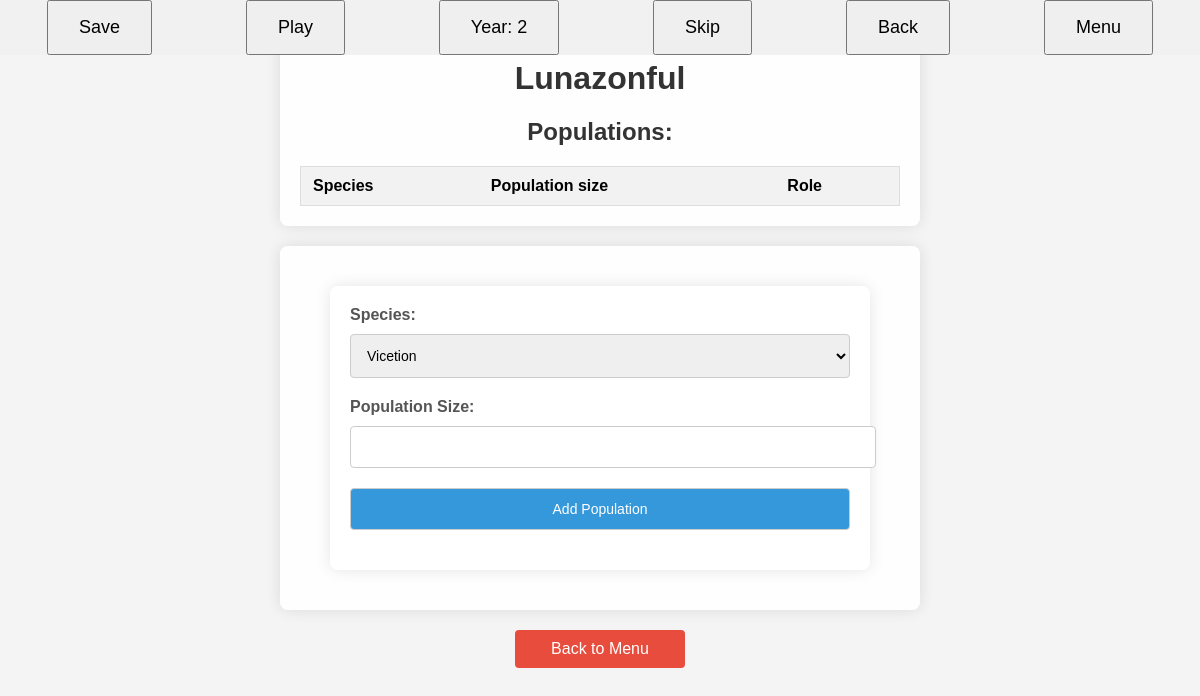
Before: /region/Lunazonful with the older database file.
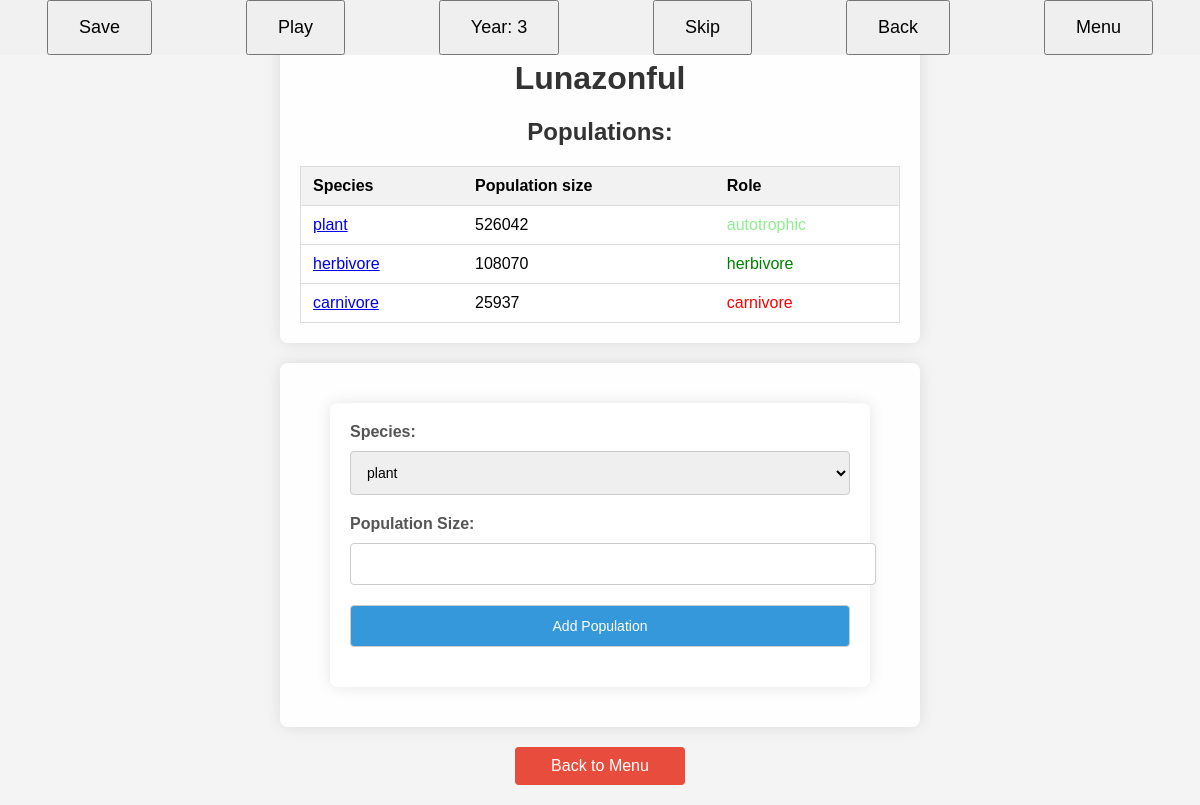
After: the same page with the newer database file.
### tables this page shows
CREATE TABLE populations (
                id INTEGER PRIMARY KEY AUTOINCREMENT,
                species TEXT NOT NULL,
                population_size INTEGER NOT NULL,
                region TEXT NOT NULL                
            );

### app.py (the view)
@app.route('/region/<region_name>', methods=['GET', 'POST'])
def show_region(region_name):
    region = planet.db_handler.execute_sql_query("SELECT name, climate FROM regions WHERE regions.name = ?", (region_name))
    populations = planet.db_handler.execute_sql_query("SELECT populations.species, populations.population_size, species.trophic_type, species.heterotroph_level, populations.id FROM populations JOIN species ON species.name == populations.species WHERE populations.region = ?", (region_name,))
    species_names = planet.db_handler.execute_sql_query("SELECT name FROM species")
    return render_template('region.html', region_name=region_name, populations=populations, species=species_names, status=planet.status.value, year=planet.year)

### database_handler.py (called while the page is built)
    def execute_sql_query(self, sql_query: str, params: Tuple[Any] = ()) -> List[Tuple[Any]]:
        conn = sqlite3.connect(self.db_name)
        cursor = conn.cursor()
        try:
            cursor.execute(sql_query, params)
            output = cursor.fetchall()
        except sqlite3.Error as e:
            print(f"Database error: {e}")
            output = None
        conn.close()
        return output

### templates/region.html (shortened to what this page needs)
<!DOCTYPE html>
<html lang="en">
<head>
</head>
<body>
    <div id="button-bar">
        <button class="bar-button" id="save-btn">Save</button>
        {% if status == "closed" %}
            <button class="bar-button" id="play-pause-btn" disabled>Play</button>
        {% elif status == "paused" %}
            <button class="bar-button" id="play-pause-btn">Play</button>
        {% else %}
            <button class="bar-button" id="play-pause-btn">Pause</button>
        {% endif %}
        <button class="bar-button" id="year-btn" style="cursor: not-allowed">Year: {{year}}</button>
        {% if status == "closed" %}
            <button class="bar-button" id="skip-btn" disabled>Skip</button>
        {% elif status == "paused" %}
            <button class="bar-button" id="skip-btn">Skip</button>
        {% else %}
            <button class="bar-button" id="skip-btn" disabled>Skip</button>
        {% endif %}
        <button class="bar-button" id="back-btn">Back</button>
        <button class="bar-button" id="menu-btn">Menu</button>
      </div>
    <div class="container">
        <h1>{{ region_name }}</h1>
        <h2>Populations:</h2>
        <table>
            <thead>
                <tr>
                    <th>Species</th>
                    <th>Population size</th>
                    <th>Role</th>
                </tr>
            </thead>
            <tbody>
                {% for population in populations %}
                    <tr>
                        <td><a href="/population/{{region_name}}/{{population[0]}}">{{  population[0] }}</a></td>
                        <td>{{ population[1] }}</td>
                        <td>
                        {% if population[2] == "autotrophic"%}
                        <span style="color: lightgreen;"> autotrophic</span>
                        {% elif population[3] > 75 %}
                        <span style="color: green;"> herbivore</span>
                        {% elif population[3] < 25 %}
                        <span style="color: red;"> carnivore</span>
                        {% else %}
                        <span style="color: orange;"> omnivore</span>
                        {% endif %}
                        </td>
                    </tr>
                {% endfor %}
            </tbody>
        </table>
    </div>
    <div class="container">
        <form action="/region/{{ region_name }}" method="post">
            <label for="species">Species:</label>
            <select id="species" name="species">
                {% for specie in species %}
                    <option value="{{ specie }}">{{ specie[0] }}</option>
                {% endfor %}
            </select>
            <label for="population_size">Population Size:</label>
            <input type="number" id="population_size" name="population_size" required>
            <input type="submit" id="submit-pop" value="Add Population">
        </form>
    </div>
    <div style="text-align: center; margin-top: 20px;">
        <a href="/" class="back-btn">Back to Menu</a>
    </div>
</body>
</html>

Changed rows visible on the page:
added populations: species "plant", population_size "526042", shows "autotrophic"
added populations: species "herbivore", population_size "108070"
added populations: species "carnivore", population_size "25937"
Other visible differences:
{{ year }}: "2" → "3"
form field species: "Vicetion" → "plant"
